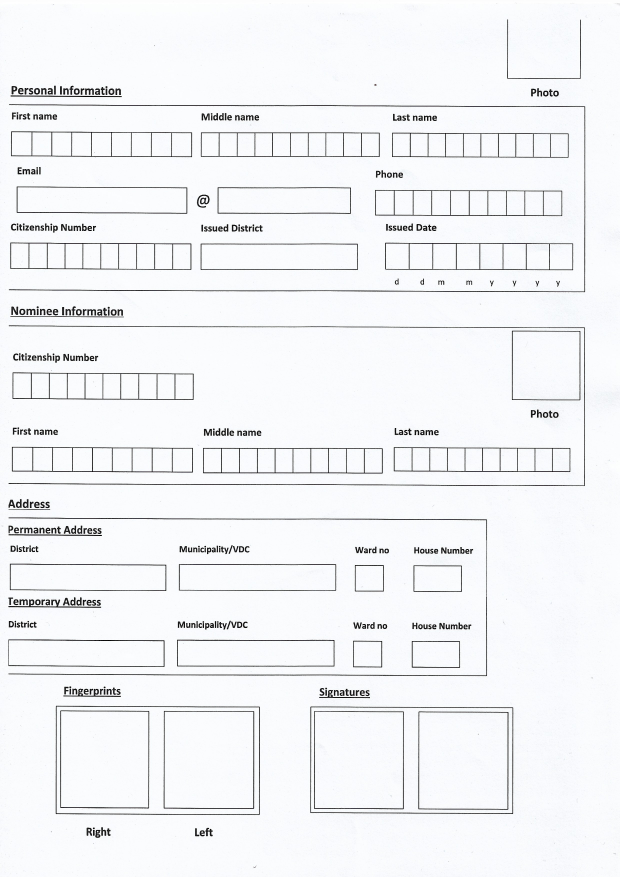
#> input picture OPENCV/baseimage.jpg, 2480 x 3508 px, found by its file name (shown at 1/4 size)
$ jupyter execute contour.ipynb
#> lines starting #> are read from the running program, lines starting #| are printed output that depends on the picture; after the words box and inside, x2 and y2 are one past the last pixel; in counts of white or black regions, pixels touching at a corner belong together
[cell 1]
import cv2
import numpy as np
from google.colab.patches import cv2_imshow

img = cv2.imread("baseimage.jpg")
#> img is the input picture: shape (3508, 2480, 3); mean B, G, R 245.6, 243.3, 242.2
img = cv2.resize(img,(800,1000))
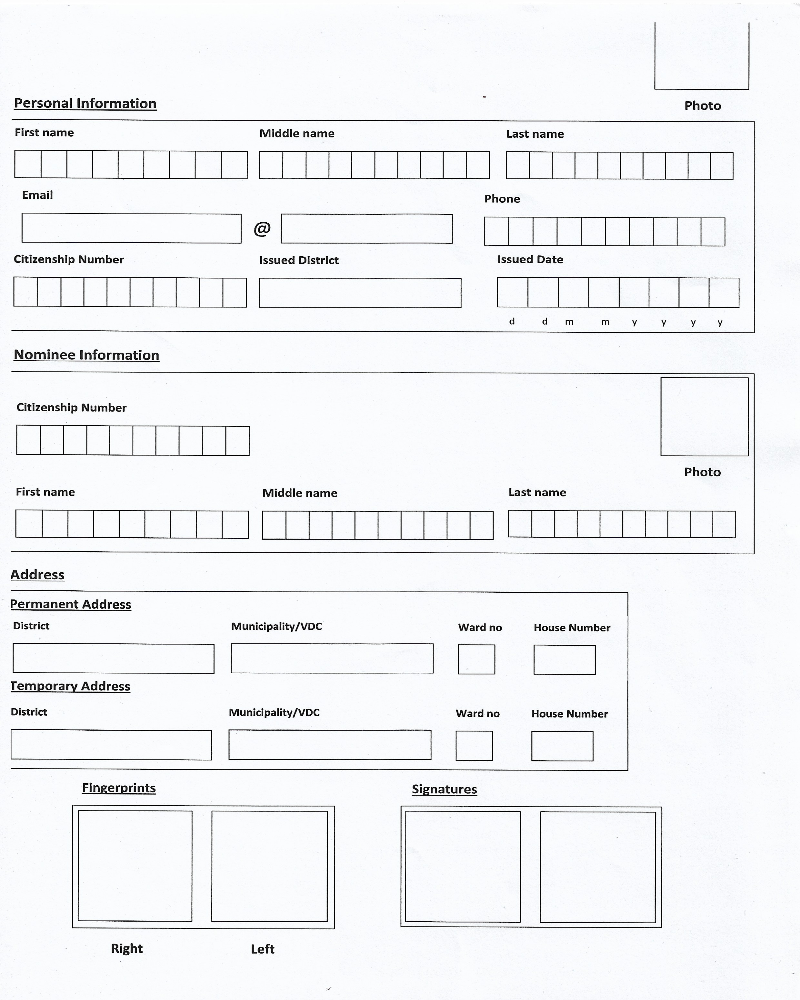
#> img: shape (1000, 800, 3); mean B, G, R 245.4, 243.1, 242.1
cv2_imshow(img)
print(img.shape)
#| (1000, 800, 3)

[cell 2]
kernel = np.ones((5,5),np.uint8)

[cell 3]
imageGray = cv2.cvtColor(img,cv2.COLOR_BGR2GRAY)
cv2_imshow(imageGray)

[cell 4]
imageCanny = cv2.Canny(imageGray,100,100) #edge detector
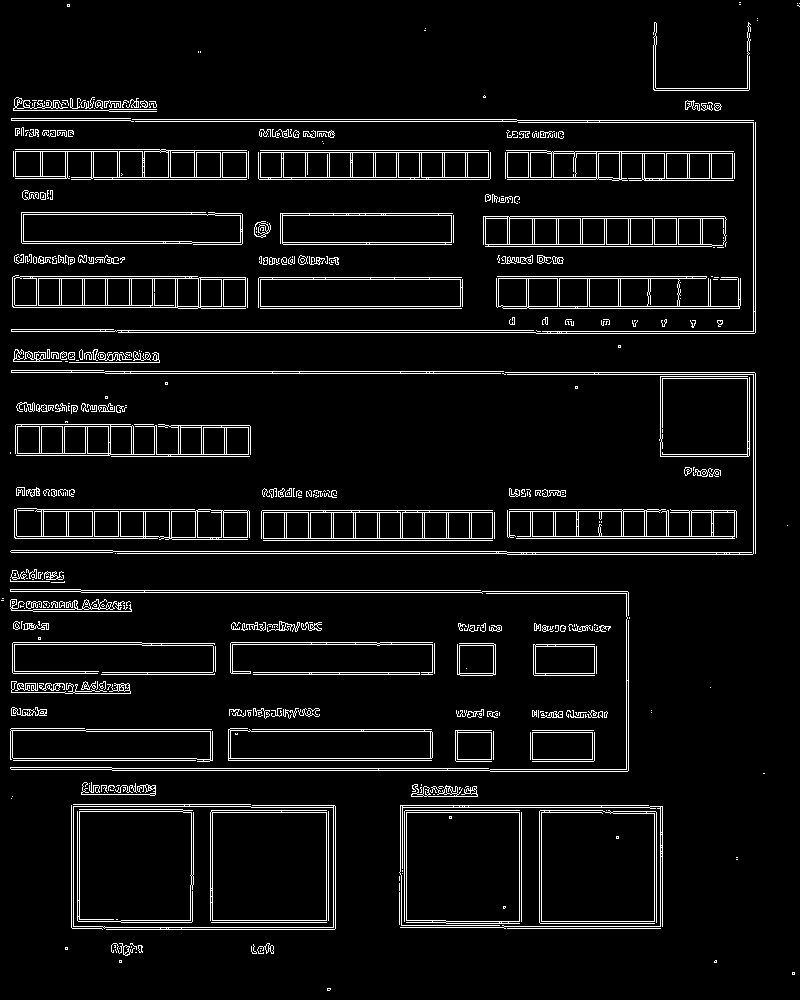
#> imageCanny: shape (1000, 800); 6.1% white in thin lines or dots
cv2_imshow(imageCanny)

[cell 5]
imageDilation = cv2.dilate(imageCanny,kernel,iterations=1)
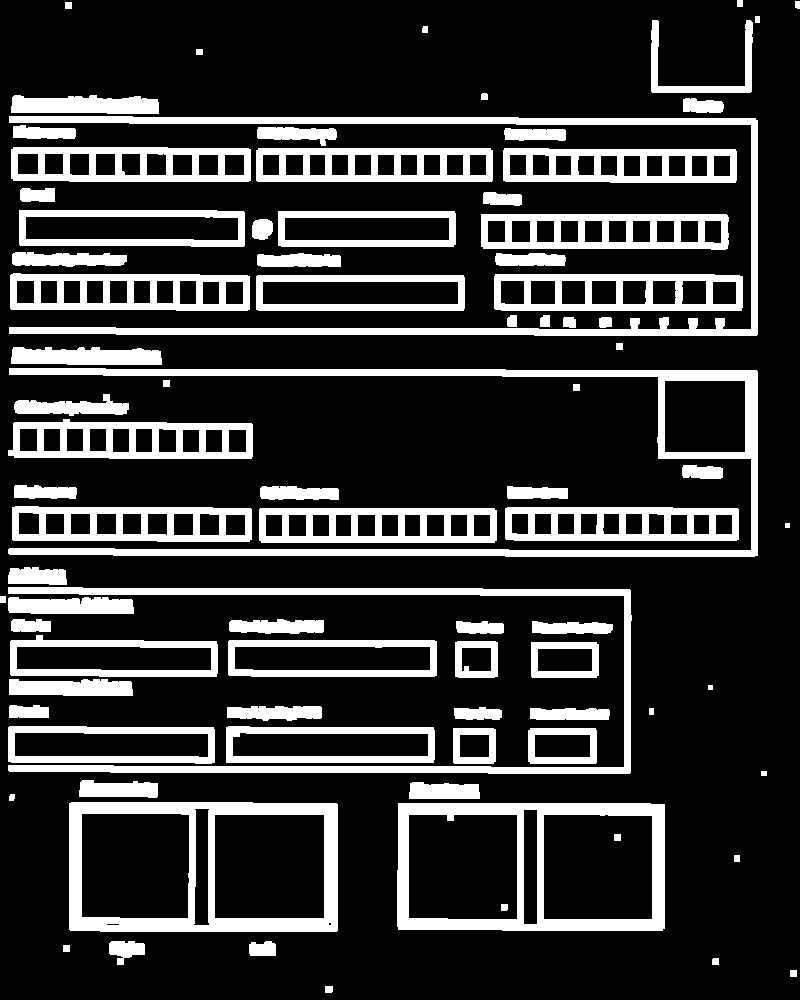
#> imageDilation: shape (1000, 800); 20.8% white; 86 white regions, largest, box (x1, y1, x2, y2) and area: (8, 368, 758, 557) 13663, (9, 116, 758, 336) 12326, (69, 802, 338, 932) 11129
cv2_imshow(imageDilation)

$ run again, with OPENCV/test1.jpg copied over OPENCV/baseimage.jpg
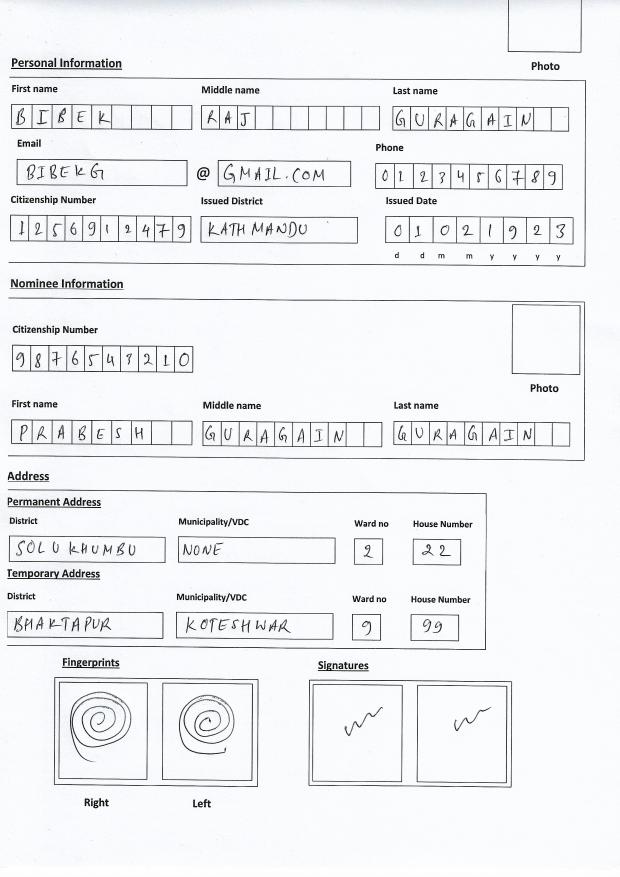
#> input picture OPENCV/test1.jpg, 2480 x 3508 px, found by its file name (shown at 1/4 size)
#> img is the input picture: shape (3508, 2480, 3); mean B, G, R 243.6, 241.4, 239.7
#> img: shape (1000, 800, 3)
#| (1000, 800, 3)
#> `imageCanny = cv2.Canny(imageGray,100,100)`:
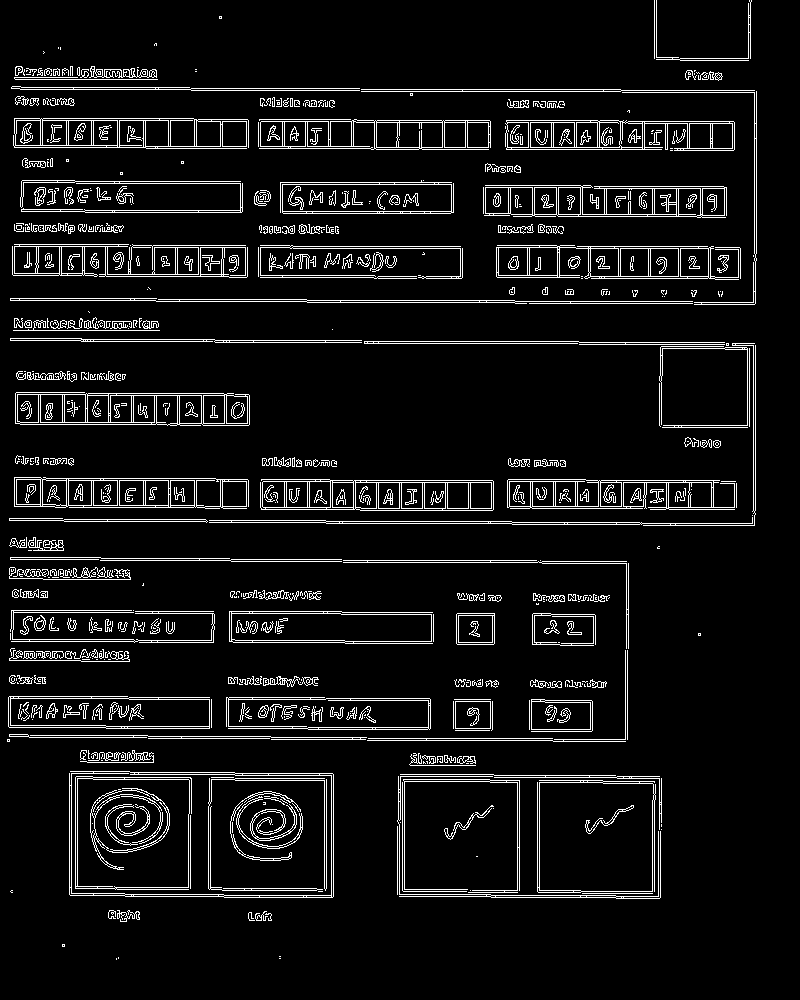
#> imageCanny: shape (1000, 800); 7.4% white in thin lines or dots
#> `imageDilation = cv2.dilate(imageCanny,kernel,iterations=1)`:
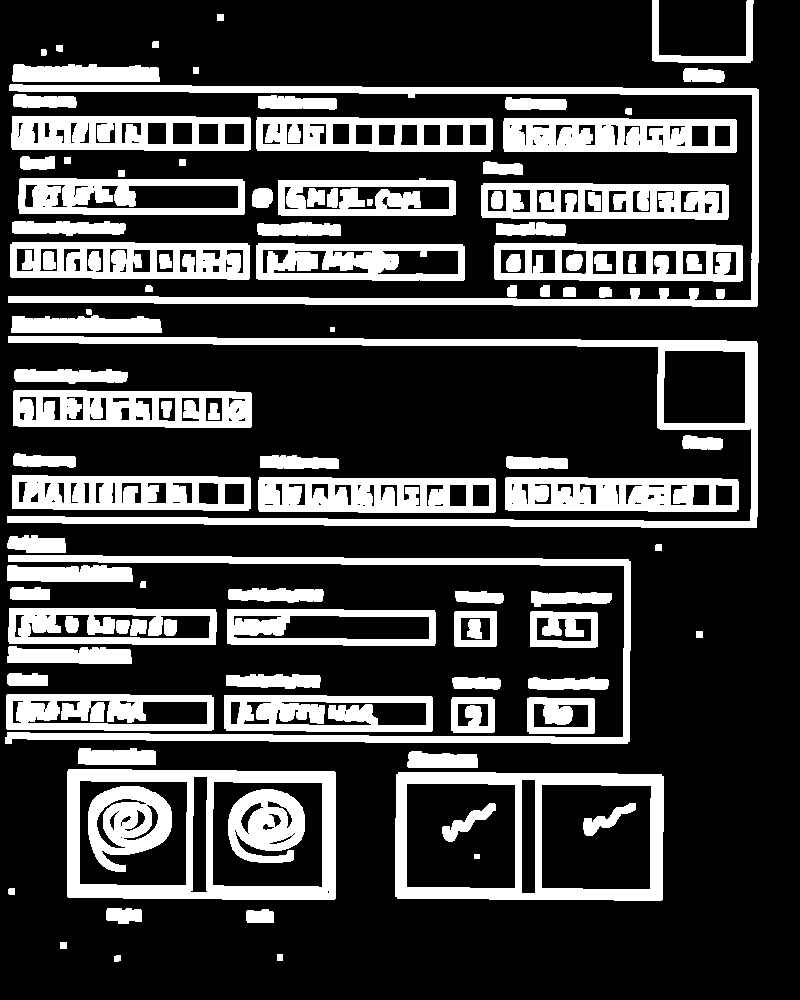
#> imageDilation: shape (1000, 800); 25.9% white; 107 white regions, largest, box (x1, y1, x2, y2) and area: (7, 336, 758, 528) 13713, (8, 84, 759, 307) 12300, (67, 769, 336, 900) 11102

$ run again, with OPENCV/test3.jpg copied over OPENCV/baseimage.jpg
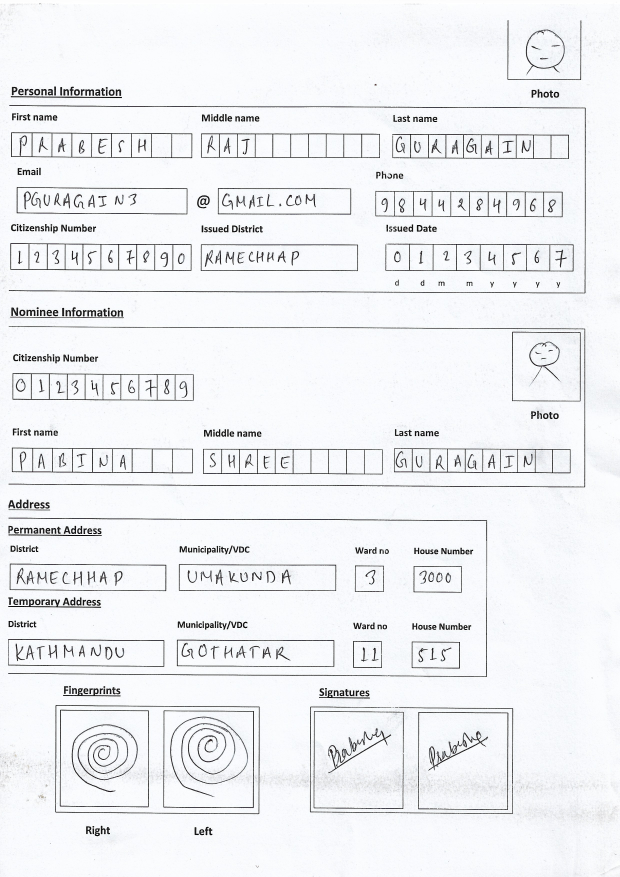
#> input picture OPENCV/test3.jpg, 2480 x 3508 px, found by its file name (shown at 1/4 size)
#> img is the input picture: shape (3508, 2480, 3); mean B, G, R 242.8, 240, 238.8
#> img: shape (1000, 800, 3)
#| (1000, 800, 3)
#> `imageCanny = cv2.Canny(imageGray,100,100)`:
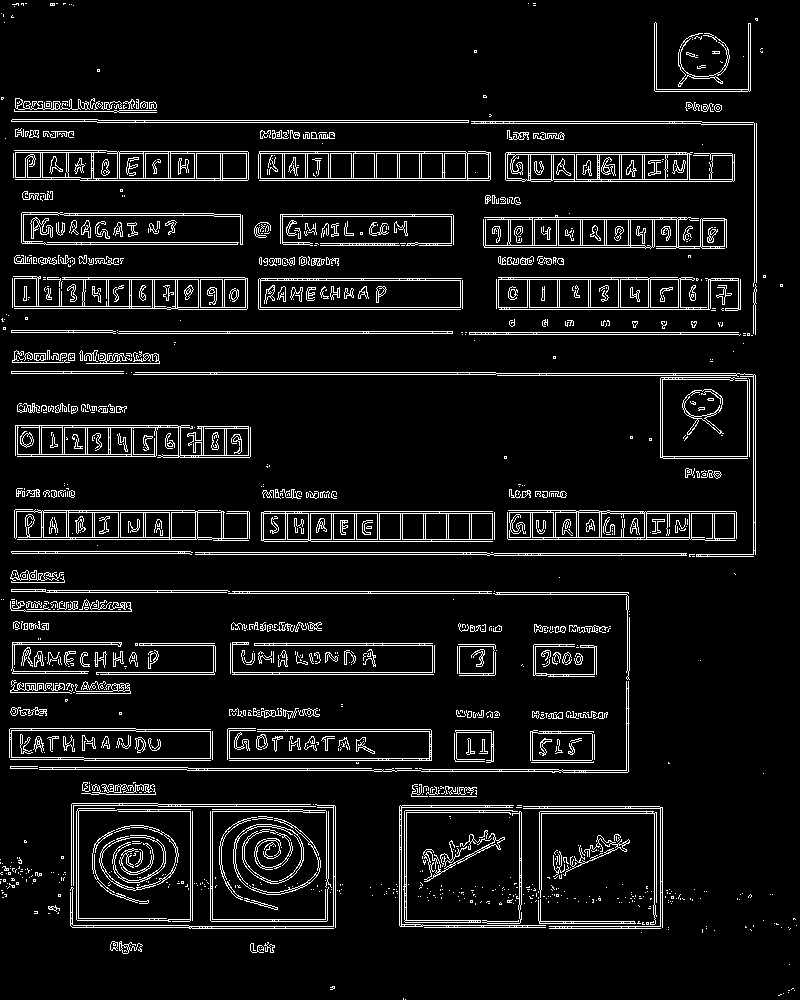
#> imageCanny: shape (1000, 800); 7.8% white in thin lines or dots
#> `imageDilation = cv2.dilate(imageCanny,kernel,iterations=1)`:
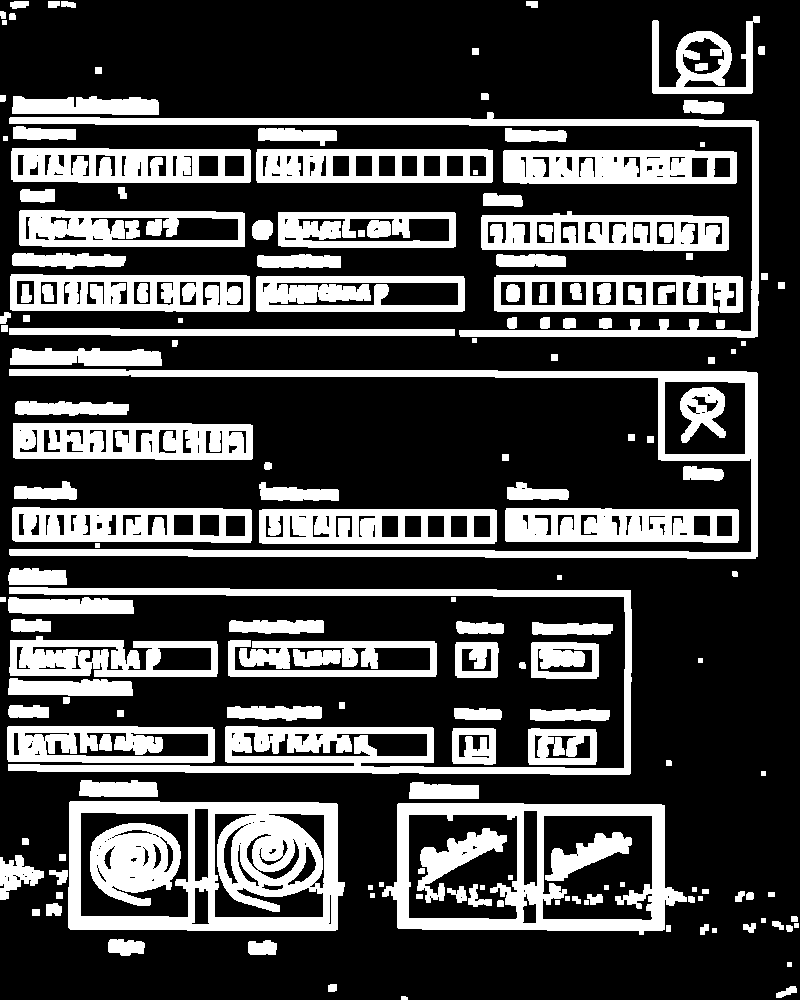
#> imageDilation: shape (1000, 800); 28.2% white; 175 white regions, largest, box (x1, y1, x2, y2) and area: (68, 801, 345, 931) 17534, (8, 587, 632, 775) 15298, (9, 369, 758, 559) 13668
